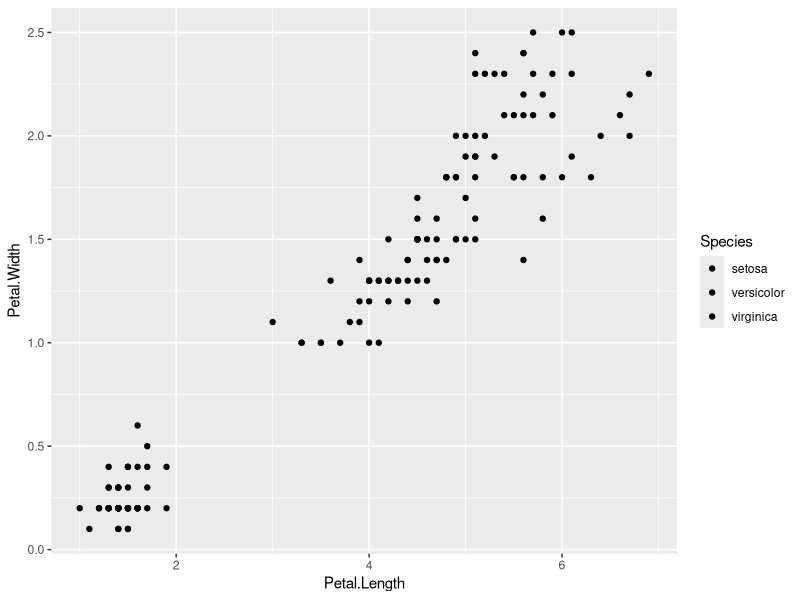

The R script that drew this image:
require('ggplot2')

g<-ggplot(iris) + geom_point(aes(x=Petal.Length,y=Petal.Width,fill=Species))
png("gfx/iris.png",width=10,height=10)
plot(g)
dev.off()
